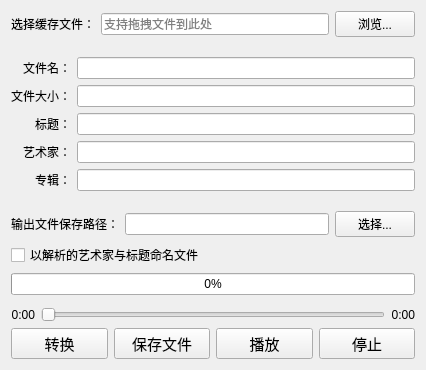
<?xml version="1.0" encoding="UTF-8"?>
<ui version="4.0">
 <class>MainWidgetClass</class>
 <widget class="QWidget" name="MainWidgetClass">
  <property name="geometry">
   <rect>
    <x>0</x>
    <y>0</y>
    <width>426</width>
    <height>370</height>
   </rect>
  </property>
  <property name="windowTitle">
   <string>网易云音乐缓存文件转换</string>
  </property>
  <layout class="QVBoxLayout" name="verticalLayout">
   <item>
    <layout class="QHBoxLayout" name="horizontalLayout">
     <item>
      <widget class="QLabel" name="label">
       <property name="text">
        <string>选择缓存文件：</string>
       </property>
      </widget>
     </item>
     <item>
      <widget class="QLineEdit" name="fileLineEdit">
       <property name="text">
        <string/>
       </property>
       <property name="placeholderText">
        <string>支持拖拽文件到此处</string>
       </property>
      </widget>
     </item>
     <item>
      <widget class="QPushButton" name="fileDialogBtn">
       <property name="text">
        <string>浏览...</string>
       </property>
      </widget>
     </item>
    </layout>
   </item>
   <item>
    <spacer name="verticalSpacer">
     <property name="orientation">
      <enum>Qt::Vertical</enum>
     </property>
     <property name="sizeHint" stdset="0">
      <size>
       <width>20</width>
       <height>40</height>
      </size>
     </property>
    </spacer>
   </item>
   <item>
    <layout class="QFormLayout" name="formLayout">
     <property name="labelAlignment">
      <set>Qt::AlignRight|Qt::AlignTrailing|Qt::AlignVCenter</set>
     </property>
     <item row="1" column="0">
      <widget class="QLabel" name="Label">
       <property name="text">
        <string>文件大小：</string>
       </property>
      </widget>
     </item>
     <item row="1" column="1">
      <widget class="QLineEdit" name="fileSizeLine">
       <property name="readOnly">
        <bool>true</bool>
       </property>
      </widget>
     </item>
     <item row="0" column="0">
      <widget class="QLabel" name="Label_2">
       <property name="text">
        <string>文件名：</string>
       </property>
      </widget>
     </item>
     <item row="0" column="1">
      <widget class="QLineEdit" name="fileNameLine">
       <property name="readOnly">
        <bool>true</bool>
       </property>
      </widget>
     </item>
     <item row="2" column="0">
      <widget class="QLabel" name="Label_3">
       <property name="text">
        <string>标题：</string>
       </property>
      </widget>
     </item>
     <item row="2" column="1">
      <widget class="QLineEdit" name="titleLine">
       <property name="readOnly">
        <bool>true</bool>
       </property>
      </widget>
     </item>
     <item row="3" column="0">
      <widget class="QLabel" name="Label_4">
       <property name="text">
        <string>艺术家：</string>
       </property>
      </widget>
     </item>
     <item row="3" column="1">
      <widget class="QLineEdit" name="artistLine">
       <property name="readOnly">
        <bool>true</bool>
       </property>
      </widget>
     </item>
     <item row="4" column="0">
      <widget class="QLabel" name="Label_5">
       <property name="text">
        <string>专辑：</string>
       </property>
      </widget>
     </item>
     <item row="4" column="1">
      <widget class="QLineEdit" name="albumLine">
       <property name="readOnly">
        <bool>true</bool>
       </property>
      </widget>
     </item>
    </layout>
   </item>
   <item>
    <spacer name="verticalSpacer_2">
     <property name="orientation">
      <enum>Qt::Vertical</enum>
     </property>
     <property name="sizeHint" stdset="0">
      <size>
       <width>20</width>
       <height>40</height>
      </size>
     </property>
    </spacer>
   </item>
   <item>
    <layout class="QHBoxLayout" name="horizontalLayout_4">
     <item>
      <widget class="QLabel" name="label_2">
       <property name="text">
        <string>输出文件保存路径：</string>
       </property>
      </widget>
     </item>
     <item>
      <widget class="QLineEdit" name="outPathLineEdit">
       <property name="text">
        <string/>
       </property>
      </widget>
     </item>
     <item>
      <widget class="QPushButton" name="outPathDialogBtn">
       <property name="text">
        <string>选择...</string>
       </property>
      </widget>
     </item>
    </layout>
   </item>
   <item>
    <widget class="QCheckBox" name="renameCheckBox">
     <property name="text">
      <string>以解析的艺术家与标题命名文件</string>
     </property>
    </widget>
   </item>
   <item>
    <widget class="QProgressBar" name="progressBar">
     <property name="value">
      <number>0</number>
     </property>
     <property name="alignment">
      <set>Qt::AlignCenter</set>
     </property>
     <property name="textVisible">
      <bool>true</bool>
     </property>
    </widget>
   </item>
   <item>
    <layout class="QHBoxLayout" name="horizontalLayout_3">
     <property name="topMargin">
      <number>6</number>
     </property>
     <item>
      <widget class="QLabel" name="playedTimeLabel">
       <property name="text">
        <string>0:00</string>
       </property>
       <property name="alignment">
        <set>Qt::AlignRight|Qt::AlignTrailing|Qt::AlignVCenter</set>
       </property>
      </widget>
     </item>
     <item>
      <widget class="QSlider" name="playSlider">
       <property name="tracking">
        <bool>false</bool>
       </property>
       <property name="orientation">
        <enum>Qt::Horizontal</enum>
       </property>
      </widget>
     </item>
     <item>
      <widget class="QLabel" name="totalTimeLabel">
       <property name="text">
        <string>0:00</string>
       </property>
       <property name="alignment">
        <set>Qt::AlignRight|Qt::AlignTrailing|Qt::AlignVCenter</set>
       </property>
      </widget>
     </item>
    </layout>
   </item>
   <item>
    <layout class="QHBoxLayout" name="horizontalLayout_2">
     <item>
      <widget class="QPushButton" name="transferBtn">
       <property name="font">
        <font>
         <pointsize>11</pointsize>
        </font>
       </property>
       <property name="text">
        <string>转换</string>
       </property>
      </widget>
     </item>
     <item>
      <widget class="QPushButton" name="saveBtn">
       <property name="font">
        <font>
         <pointsize>11</pointsize>
        </font>
       </property>
       <property name="text">
        <string>保存文件</string>
       </property>
      </widget>
     </item>
     <item>
      <widget class="QPushButton" name="playBtn">
       <property name="font">
        <font>
         <pointsize>11</pointsize>
        </font>
       </property>
       <property name="text">
        <string>播放</string>
       </property>
      </widget>
     </item>
     <item>
      <widget class="QPushButton" name="stopBtn">
       <property name="font">
        <font>
         <pointsize>11</pointsize>
        </font>
       </property>
       <property name="text">
        <string>停止</string>
       </property>
      </widget>
     </item>
    </layout>
   </item>
  </layout>
 </widget>
 <layoutdefault spacing="6" margin="11"/>
 <resources>
  <include location="MainWidget.qrc"/>
 </resources>
 <connections/>
</ui>
